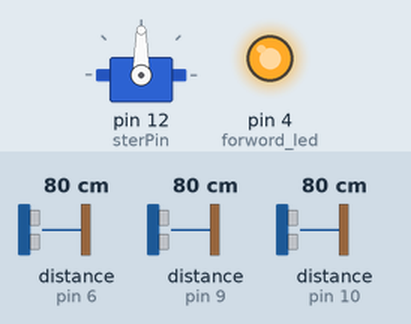
This sketch was run on a simulated Arduino Uno, built with avr-gcc and run on an emulated ATmega328P. Shown: servo, output pins drawn as LEDs (lit = HIGH). Wiring (inferred from the names in the program): 3 × ultrasonic range finder: trigger pin 7, echo pin 6 / trigger pin 8, echo pin 9 / trigger pin 11, echo pin 10. The test bench sets the inputs (shaded band); at power-on: distance to the obstacle (sensors on pin 6, pin 9, pin 10) 80 cm. The echo pulse lasts 58.3 µs per cm; pins used as bus, display or sensor lines are not drawn.

Above: at 0.1 s.
Timing chart, 0 to 1.6 s (numbered marks = the images above):
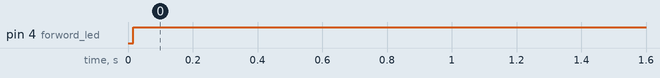

Measured:
- by itself, pin 4 (forword_led): LOW → HIGH at 0.02 s

The sketch:

tuk-robot.ino
```cpp
/*
 * Author: Omambia Dauglous
 * Admin: CIT-227-005/2014
 * Real-Time Programming Assignment
 * The program is to make a moving robot be
 * able to navigate objects andtake the
 * right path, it will be able to navigate
 * to another object if the distance between
 * it and the object is 10 cm
 */
 /* --------------------------------------------*/
           /*
            *  All the imports or Includes
             */
#include <Servo.h>

            /*
            * Global accessed Variables
            */
long minimum_right_distance = 2;
long minimum_left_distance  = 2;
long minimum_front_distance = 2;
double distance_front, distance_right, distance_left;
    /*
     * Ultra sonic Sensor
     */
// Front Sensor
int echo_front = 6;
int trig_front = 7;

//Right Sensor
int echo_right = 10;
int trig_right = 11;

// Left Sensor
int echo_left = 9;
int trig_left = 8;
    /*
     *Relay Board
     * Where motors will be connected to
     * since the Gear Motors Require 12v
     * that can be given by the Arduino board
     */

int relayRightWheel = 2;
int relayLeftWheel = 3;


    /*
      * The Led indicators
      *
      */
const int forword_led = 4;
const int stop_led = 5;
     /*
     * Servo Motor
     * For sterrring on the robot
     * And Creating the Servo Object ..
     */

int sterPin = 12;
Servo sterring;
 /* --------------------------------------------*/
void setup() {
  // put your setup code here, to run once:
  intializer();
}

void loop() {
  // put your main code here, to run repeatedly:
  front_sensor();
  left_sensor();
  right_sensor();
  forward_movement();
  indicators_moving();
  int angle = 90;
  // Forward movement as long as the distance remaining in front is more than 2 cm
  if((distance_front != minimum_front_distance) && (distance_left <= minimum_left_distance)
  && (distance_right <= minimum_right_distance) && (distance_front <= minimum_front_distance)){
    sterring.write(angle);
  }
  // turn right
  if((distance_front == minimum_front_distance) && (distance_left == minimum_left_distance)){
    int right_ster = angle + 45;
    sterring.write(right_ster);
    Serial.println("Am turning Right omambia @");
  }

  // turn left
  if((distance_front <= minimum_front_distance) && (distance_right == minimum_right_distance)){
    int left_ster = angle - 45;
    sterring.write(left_ster);
    Serial.println("Am turning Left omambia");
  }
  // stop the robot if there is no place to navigate to
  if((distance_front == minimum_front_distance && distance_right == minimum_right_distance) &&
   (distance_left == minimum_left_distance)){
    stop_robot();
    indicators_stop();
    Serial.print("Omambia: I am in the Parking.");
  }

}
/*
  *  Helper Functions that help the robot in the
  *  navigation of the objects
  */
// the Intializer
void intializer(){
  Serial.begin(9600);
  sterring.attach(sterPin);
  // the led intializer
  pinMode(forword_led, OUTPUT);
  // the sensor intializer
  pinMode(echo_left, INPUT);
  pinMode(trig_left, OUTPUT);

  pinMode(echo_front, INPUT);
  pinMode(trig_front, OUTPUT);

  pinMode(echo_right, INPUT);
  pinMode(trig_right, OUTPUT);
}

// Forward movement of the Robot
void forward_movement(){
  digitalWrite(relayRightWheel, HIGH);
  digitalWrite(relayLeftWheel, HIGH);
}
// Function to stop the robot after moving
// for 2 minutes
void stop_robot(){
  digitalWrite(relayRightWheel, LOW);
  digitalWrite(relayLeftWheel, LOW);
}
// The Front Sensor
void front_sensor(){
  digitalWrite(trig_front, LOW);
  delayMicroseconds(2);
  digitalWrite(trig_front, HIGH);
  delayMicroseconds(2);
  digitalWrite(trig_front, LOW);
  // get the time and distance using the echo_front sensor
  double time_front = pulseIn(echo_front, HIGH);
  distance_front = (time_front * 0.034)/2;
}

// The Left Sensor
void left_sensor(){
  digitalWrite(trig_left, LOW);
  delayMicroseconds(2);
  digitalWrite(trig_left, HIGH);
  delayMicroseconds(2);
  digitalWrite(trig_left, LOW);
  // get the time and distance using the echo_left sensor
  double time_left = pulseIn(echo_left, HIGH);
  distance_left = (time_left * 0.034)/2;
}

// The Right Sensor
void right_sensor(){
  digitalWrite(trig_right, LOW);
  delayMicroseconds(2);
  digitalWrite(trig_right, HIGH);
  delayMicroseconds(2);
  digitalWrite(trig_right, LOW);
  // get the time and distance using the echo_right sensor
  double time_right = pulseIn(echo_right, HIGH);
  distance_right = (time_right * 0.034)/2;
}

// helper functions to show the state of the robot
// Will light green -- to show forward propagation
void indicators_moving(){
  digitalWrite(forword_led, HIGH);
}
// Will light red -- to show  stop
void indicators_stop(){
  digitalWrite(stop_led, HIGH);
}
```
